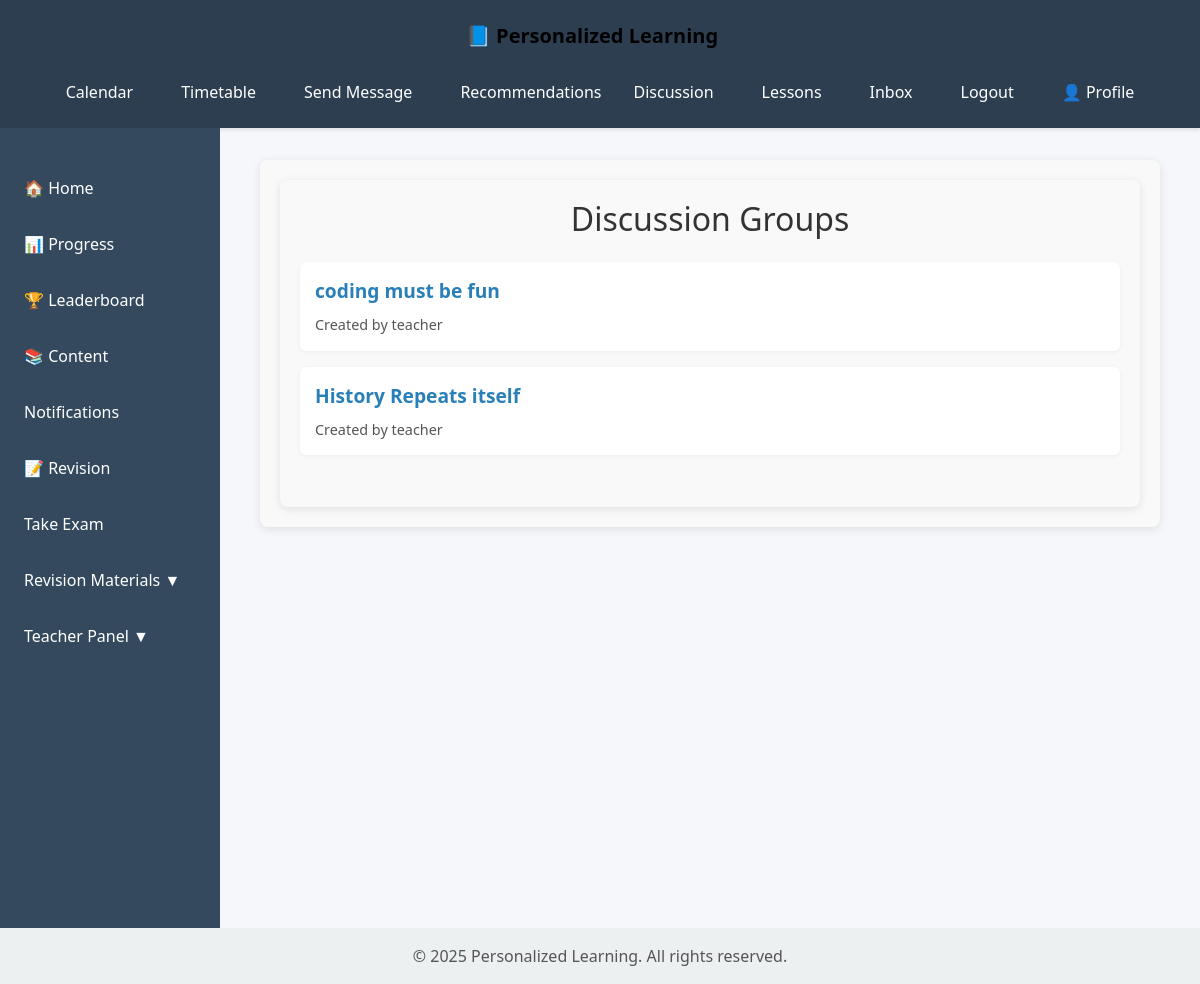
The page /discussions/ (signed in) on the database its author committed.
### discussions/models.py (models this page shows, shortened)
class DiscussionThread(models.Model):
    title = models.CharField(max_length=255)
    created_by = models.ForeignKey(User, on_delete=models.CASCADE, related_name='threads')
    created_at = models.DateTimeField(auto_now_add=True)

### discussions/views.py (the view)
# urls.py: path('', views.thread_list, name='thread_list'),
@login_required
def thread_list(request):
    threads = DiscussionThread.objects.all().order_by('-created_at')
    return render(request, 'discussions/thread_list.html', {'threads': threads})

### discussions/templates/discussions/thread_list.html (shortened to what this page needs)
{% extends 'content/base.html' %}
{% block content %}
    <div class="container">
        <h1 class="page-title">Discussion Groups</h1>
        <ul class="thread-list">
            {% for thread in threads %}
                <li class="thread-item">
                    <a href="{% url 'thread_detail' thread.id %}" class="thread-link">
                        {{ thread.title }}
                    </a>
                    <span class="thread-author">Created by {{ thread.created_by }}</span>
                </li>
            {% empty %}
                <li class="no-threads">No discussion threads available.</li>
            {% endfor %}
        </ul>
    </div>
{% endblock %}

### content/templates/content/base.html (style rules this page uses)
body { margin: 0; font-family: 'Segoe UI', Tahoma, Geneva, Verdana, sans-serif; background-color: #f5f7fa; color: #333; display: flex; flex-direction: column; min-height: 100vh; }
.container { background: white; padding: 2rem; border-radius: 12px; box-shadow: 0 2px 12px rgba(0, 0, 0, 0.1); max-width: 1000px; margin: auto; }

### discussions/templates/discussions/thread_list.html (style rules this page uses)
.container { max-width: 900px; margin: 0 auto; padding: 20px; background-color: #f9f9f9; border-radius: 8px; box-shadow: 0 2px 10px rgba(0, 0, 0, 0.1); }
.page-title { font-size: 2rem; color: #333; margin-bottom: 1.5rem; text-align: center; }
.thread-list { list-style: none; padding: 0; margin-bottom: 2rem; }
.thread-item { background-color: #fff; padding: 15px; margin-bottom: 1rem; border-radius: 6px; box-shadow: 0 1px 5px rgba(0, 0, 0, 0.05); }
.thread-link { font-size: 1.2rem; color: #2980b9; text-decoration: none; font-weight: bold; }
.thread-author { display: block; margin-top: 0.5rem; font-size: 0.9rem; color: #555; }

### rows shown on the page
DiscussionThread: title "coding must be fun", created_by "teacher"
DiscussionThread: title "History Repeats itself", created_by "teacher"
